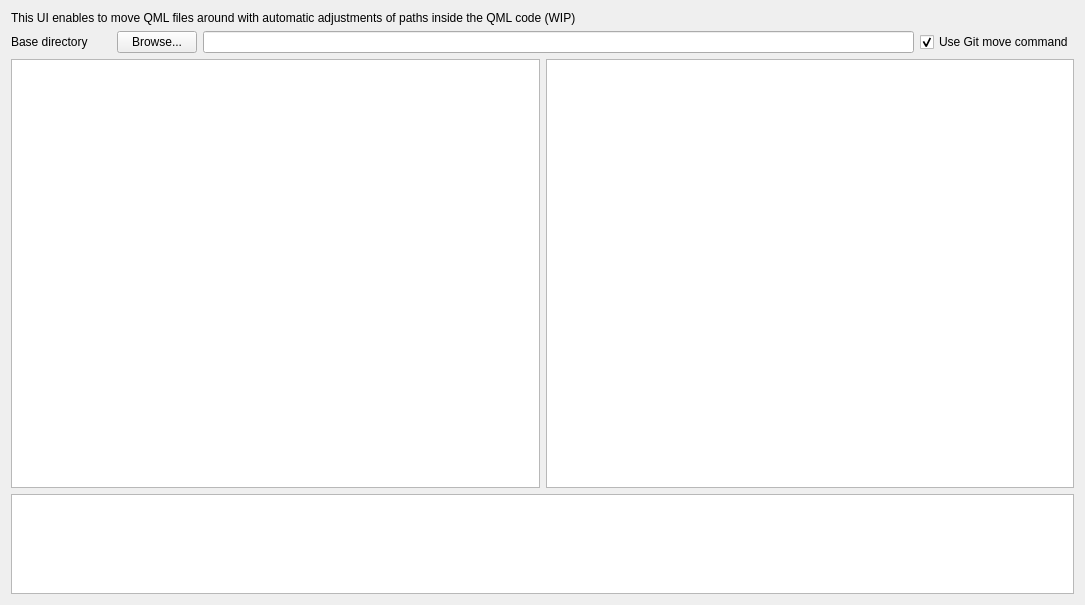
<?xml version="1.0" encoding="UTF-8"?>
<ui version="4.0">
 <class>CFolderView</class>
 <widget class="QWidget" name="CFolderView">
  <property name="geometry">
   <rect>
    <x>0</x>
    <y>0</y>
    <width>1085</width>
    <height>605</height>
   </rect>
  </property>
  <property name="windowTitle">
   <string>Form</string>
  </property>
  <layout class="QVBoxLayout" name="verticalLayout">
   <item>
    <widget class="QLabel" name="label_2">
     <property name="text">
      <string>This UI enables to move QML files around with automatic adjustments of paths inside the QML code (WIP)</string>
     </property>
    </widget>
   </item>
   <item>
    <layout class="QVBoxLayout" name="verticalLayout_2">
     <item>
      <layout class="QHBoxLayout" name="horizontalLayout_3">
       <item>
        <widget class="QLabel" name="label">
         <property name="minimumSize">
          <size>
           <width>100</width>
           <height>0</height>
          </size>
         </property>
         <property name="maximumSize">
          <size>
           <width>100</width>
           <height>16777215</height>
          </size>
         </property>
         <property name="text">
          <string>Base directory</string>
         </property>
        </widget>
       </item>
       <item>
        <widget class="QPushButton" name="browseButton">
         <property name="text">
          <string>Browse...</string>
         </property>
        </widget>
       </item>
       <item>
        <widget class="QLineEdit" name="baseDirectoryName"/>
       </item>
       <item>
        <widget class="QCheckBox" name="useGitMove">
         <property name="text">
          <string>Use Git move command</string>
         </property>
         <property name="checked">
          <bool>true</bool>
         </property>
        </widget>
       </item>
      </layout>
     </item>
    </layout>
   </item>
   <item>
    <layout class="QHBoxLayout" name="horizontalLayout">
     <item>
      <widget class="QTreeView" name="leftTree">
       <property name="dragEnabled">
        <bool>true</bool>
       </property>
       <property name="dragDropMode">
        <enum>QAbstractItemView::DragDrop</enum>
       </property>
       <property name="defaultDropAction">
        <enum>Qt::MoveAction</enum>
       </property>
       <property name="selectionMode">
        <enum>QAbstractItemView::ExtendedSelection</enum>
       </property>
      </widget>
     </item>
     <item>
      <widget class="QTreeView" name="rightTree">
       <property name="dragEnabled">
        <bool>true</bool>
       </property>
       <property name="dragDropMode">
        <enum>QAbstractItemView::DragDrop</enum>
       </property>
       <property name="defaultDropAction">
        <enum>Qt::MoveAction</enum>
       </property>
      </widget>
     </item>
    </layout>
   </item>
   <item>
    <widget class="QPlainTextEdit" name="output">
     <property name="maximumSize">
      <size>
       <width>16777215</width>
       <height>100</height>
      </size>
     </property>
    </widget>
   </item>
  </layout>
 </widget>
 <resources/>
 <connections/>
</ui>
